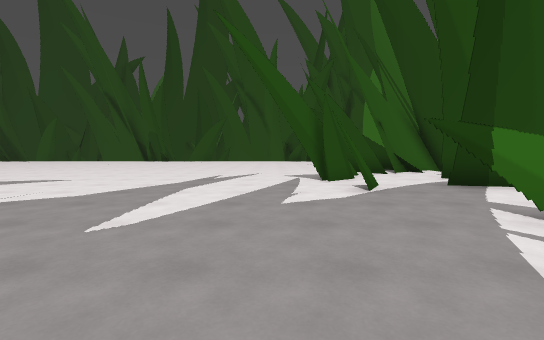
[1] (above)

14 first-person views from a walk through a Godot game level. The camera is 1.4 m above the floor, tilts 4° down and sees 90° across. The floor is counted in squares, 1.76 m on a side. Each view is taken from the middle of a square. On the plan, view 1 faces up. The plan holds only what a view shows up to about 10 squares ahead; the rest is blank. The place goes on beyond the plan.

[2]
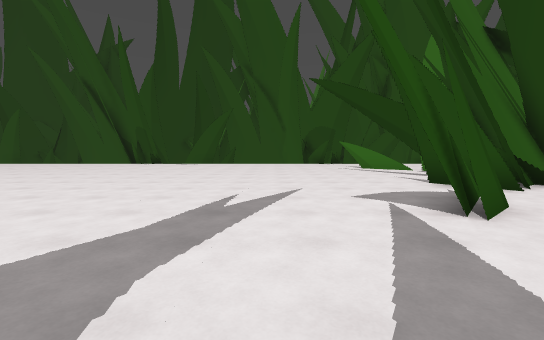

[3]
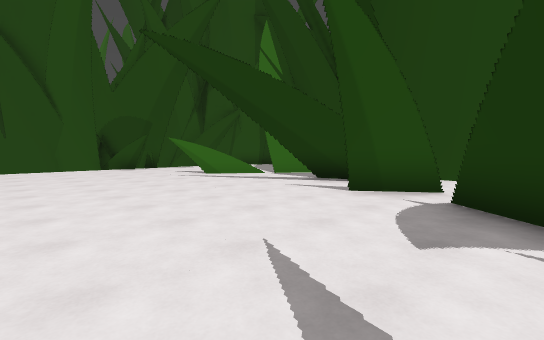

[4]
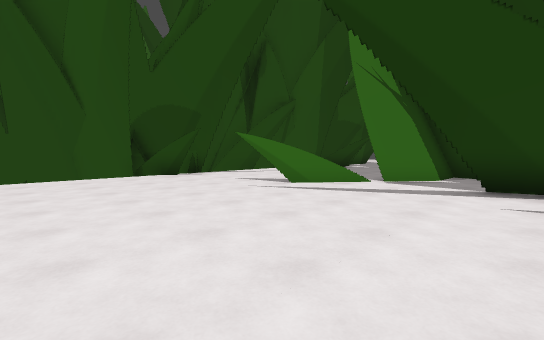

[5]
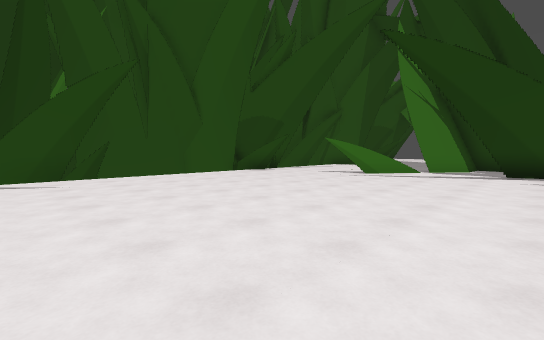

[6]
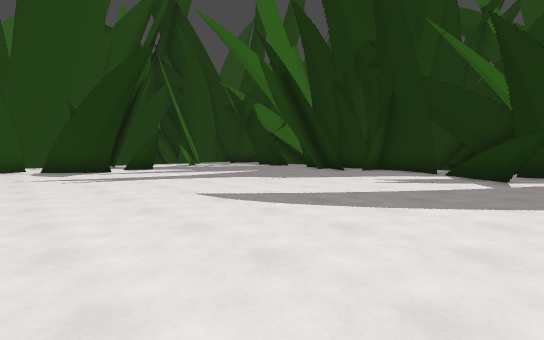

[7]
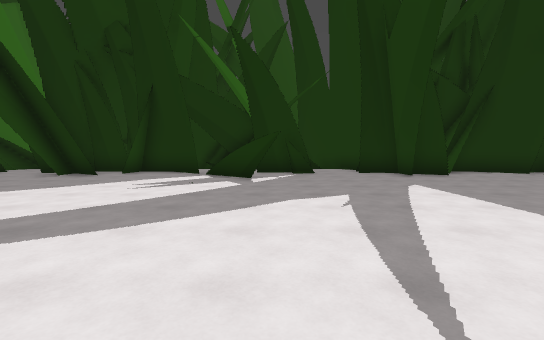

[8]
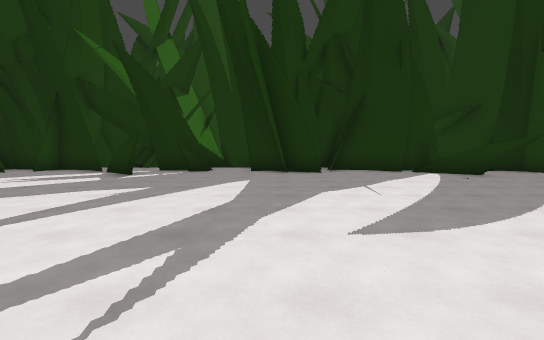

[9]
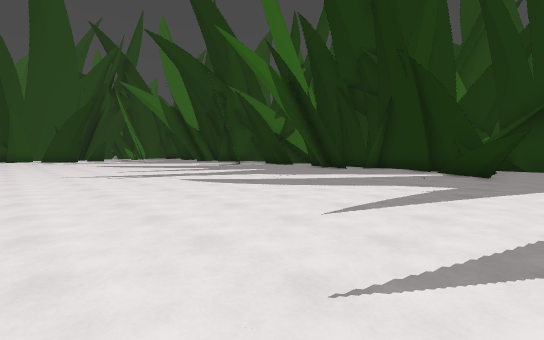

[10]
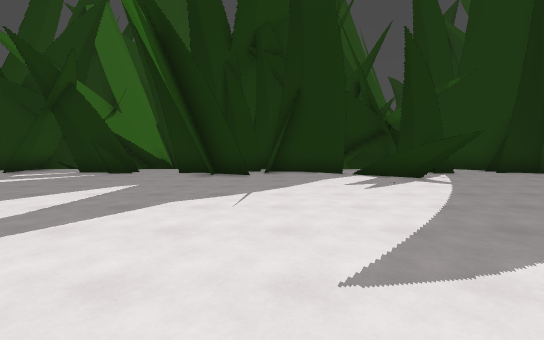

[11]
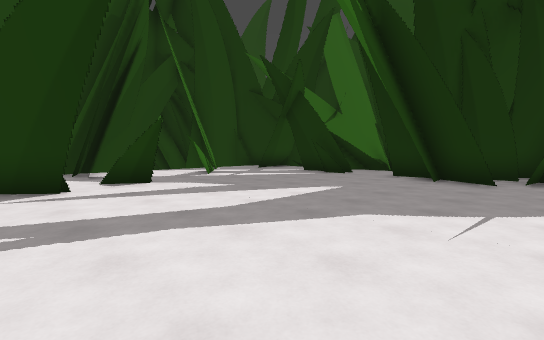

[12]
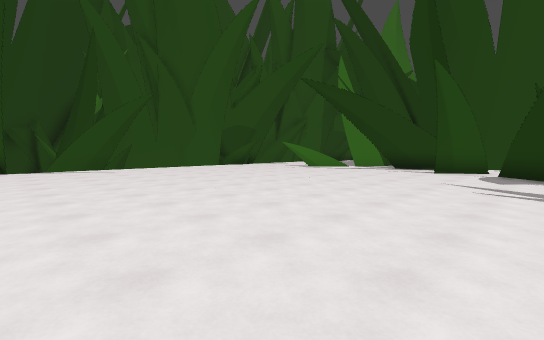

[13]
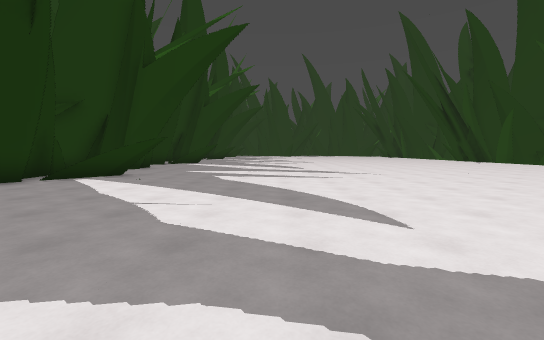

[14]
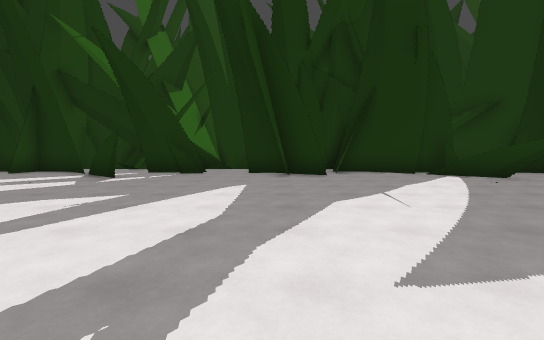

### Floor plan
Points are (right, up) in squares from view 1. A wall is a line through its corners. A room is listed if a view was taken in it or the views show most of it. See-through windows are left out.
Room 1 (views 1, 2, 3, 4, 5, 6, 7, 8, 9, 10, 11, 12, 13, 14)
walls: (-10.1, 1.8) (-8, 0.2); (-14.4, 0.9) (-14.3, -0.6); (-11.5, -0.6) (-10.4, -0.5); (-15.6, 0.5) (-13.8, -0.6); (-11.4, -1) (-9.4, -0.7); (-4.1, 0.5) (-2.1, -0.7) (-1.5, -0.6); (0.8, 7.1) (2.5, 9.1); (-13.8, -0.8) (-13, -0.8); (1.5, 5.3) (1.9, 6); (1.7, 5.2) (2.4, 6.3); (-2.6, -1) (-1.4, -0.8); (3.7, 9.2) (2.7, 10.6); (4.1, 9.8) (4.5, 10.4) (3.7, 13.2); (-21.6, 1.9) (-17.9, -1.1); (4.3, 9.6) (4.6, 10.2); (4.4, 11.6) (3.9, 13.2); (0, -0.7) (2.2, -0.5); (0.5, -0.4) (1.1, -0.4); (3.8, 2.7) (2.5, 3.8); (2.3, 19.8) (1.5, 20.9); (2.3, 20.1) (1.2, 21.5); (3.2, 20.2) (1.7, 21.9); (6.4, 14.1) (2.5, 17.2); (3, 20.9) (2.6, 20.7)
low walls: (-14.5, 0.4) (-14.5, -0.5); (-15.7, 0.3) (-13.8, -0.8); (-4.2, 0.3) (-2.8, -0.6); (1.5, 7.5) (2.4, 8.5); (2.5, 8.6) (2.8, 9); (-2.7, -0.6) (-2.3, -0.8); (4, 9.2) (3, 10.5); (-21, 1.2) (-20.1, 0.5); (4.6, 11.7) (4.2, 13); (1.1, -1) (2.1, -0.9)
ways out: opening at (-22, 1.5)

Where each view was taken, in squares from view 1:
view 1: 0 up, 0 right, facing up
view 2: 4 up, 1 left, facing up
view 3: 8 up, 2 left, facing up-right
view 4: 12 up, 2 left, facing up-right
view 5: 12 up, 6 left, facing up-right
view 6: 10 up, 10 left, facing down-right
view 7: 9 up, 10 left, facing down
view 8: 10 up, 14 left, facing down
view 9: 11 up, 22 left, facing down-right
view 10: 9 up, 5 left, facing down
view 11: 8 up, 5 left, facing down-right
view 12: 8 up, 8 left, facing up-right
view 13: 6 up, 12 left, facing left
view 14: 9 up, 14 left, facing down
